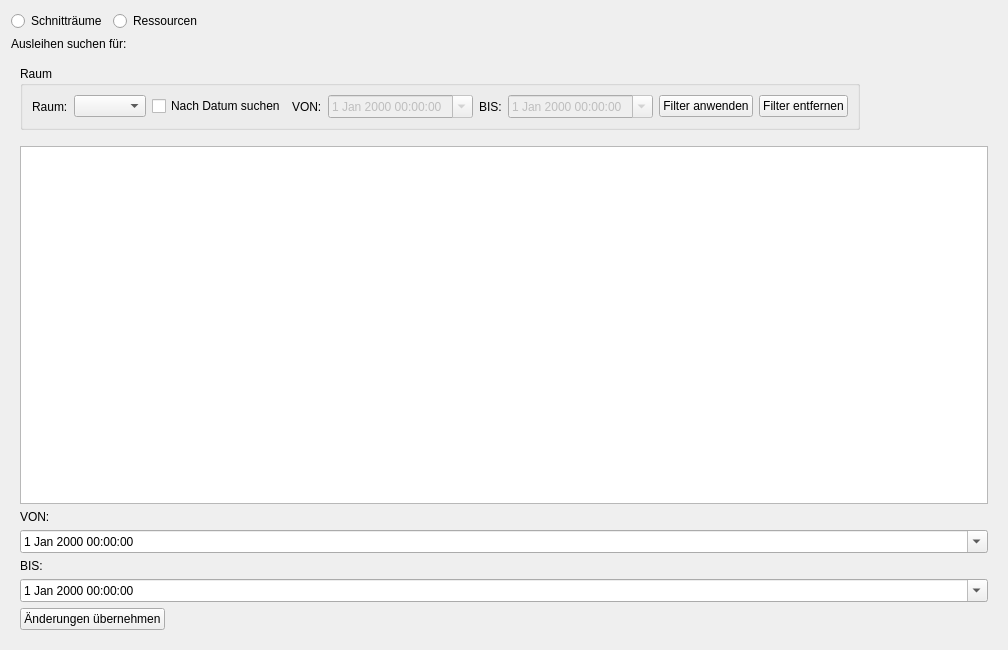
<?xml version="1.0" encoding="UTF-8"?>
<ui version="4.0">
 <class>loanmgmt</class>
 <widget class="QWidget" name="loanmgmt">
  <property name="geometry">
   <rect>
    <x>0</x>
    <y>0</y>
    <width>1008</width>
    <height>650</height>
   </rect>
  </property>
  <property name="windowTitle">
   <string>Form</string>
  </property>
  <layout class="QVBoxLayout" name="verticalLayout">
   <item>
    <layout class="QHBoxLayout" name="horizontalLayout">
     <item>
      <widget class="QRadioButton" name="radioButtonEditingRooms">
       <property name="text">
        <string>Schnitträume</string>
       </property>
      </widget>
     </item>
     <item>
      <widget class="QRadioButton" name="radioButtonResources">
       <property name="text">
        <string>Ressourcen</string>
       </property>
      </widget>
     </item>
     <item>
      <spacer name="horizontalSpacer">
       <property name="orientation">
        <enum>Qt::Horizontal</enum>
       </property>
       <property name="sizeHint" stdset="0">
        <size>
         <width>40</width>
         <height>20</height>
        </size>
       </property>
      </spacer>
     </item>
    </layout>
   </item>
   <item>
    <widget class="QLabel" name="labelSearchFor">
     <property name="text">
      <string>Ausleihen suchen für:</string>
     </property>
    </widget>
   </item>
   <item>
    <widget class="QStackedWidget" name="stackedWidget">
     <property name="currentIndex">
      <number>0</number>
     </property>
     <widget class="QWidget" name="page">
      <layout class="QVBoxLayout" name="verticalLayout_4">
       <item>
        <layout class="QVBoxLayout" name="verticalLayout_5" stretch="0">
         <property name="sizeConstraint">
          <enum>QLayout::SetDefaultConstraint</enum>
         </property>
         <property name="rightMargin">
          <number>10</number>
         </property>
         <property name="bottomMargin">
          <number>10</number>
         </property>
         <item>
          <widget class="QGroupBox" name="groupBoxSearchCriterea">
           <property name="sizePolicy">
            <sizepolicy hsizetype="Fixed" vsizetype="Fixed">
             <horstretch>0</horstretch>
             <verstretch>0</verstretch>
            </sizepolicy>
           </property>
           <property name="title">
            <string>Raum</string>
           </property>
           <layout class="QHBoxLayout" name="horizontalLayout_5">
            <item>
             <widget class="QLabel" name="labelRoom">
              <property name="text">
               <string>Raum:</string>
              </property>
             </widget>
            </item>
            <item>
             <widget class="QComboBox" name="comboBoxSearchByRooms"/>
            </item>
            <item>
             <widget class="QCheckBox" name="checkBoxSearchByDate">
              <property name="text">
               <string>Nach Datum suchen</string>
              </property>
             </widget>
            </item>
            <item>
             <widget class="QLabel" name="label">
              <property name="text">
               <string>VON:</string>
              </property>
             </widget>
            </item>
            <item>
             <widget class="QDateTimeEdit" name="dateTimeEditSearchTo">
              <property name="enabled">
               <bool>false</bool>
              </property>
              <property name="calendarPopup">
               <bool>true</bool>
              </property>
             </widget>
            </item>
            <item>
             <widget class="QLabel" name="label_2">
              <property name="text">
               <string>BIS:</string>
              </property>
             </widget>
            </item>
            <item>
             <widget class="QDateTimeEdit" name="dateTimeSearchFrom">
              <property name="enabled">
               <bool>false</bool>
              </property>
              <property name="calendarPopup">
               <bool>true</bool>
              </property>
             </widget>
            </item>
            <item>
             <widget class="QPushButton" name="buttonApplyFilter">
              <property name="text">
               <string>Filter anwenden</string>
              </property>
             </widget>
            </item>
            <item>
             <widget class="QPushButton" name="buttonClearFilter">
              <property name="text">
               <string>Filter entfernen</string>
              </property>
             </widget>
            </item>
           </layout>
          </widget>
         </item>
        </layout>
       </item>
       <item>
        <widget class="QTableView" name="tableViewRooms">
         <property name="sizePolicy">
          <sizepolicy hsizetype="Preferred" vsizetype="Preferred">
           <horstretch>0</horstretch>
           <verstretch>0</verstretch>
          </sizepolicy>
         </property>
         <property name="editTriggers">
          <set>QAbstractItemView::NoEditTriggers</set>
         </property>
         <property name="selectionMode">
          <enum>QAbstractItemView::SingleSelection</enum>
         </property>
         <property name="selectionBehavior">
          <enum>QAbstractItemView::SelectRows</enum>
         </property>
        </widget>
       </item>
       <item>
        <widget class="QLabel" name="labelStart">
         <property name="sizePolicy">
          <sizepolicy hsizetype="Fixed" vsizetype="Fixed">
           <horstretch>0</horstretch>
           <verstretch>0</verstretch>
          </sizepolicy>
         </property>
         <property name="text">
          <string>VON:</string>
         </property>
        </widget>
       </item>
       <item>
        <widget class="QDateTimeEdit" name="dateTimeEditStart">
         <property name="enabled">
          <bool>true</bool>
         </property>
         <property name="calendarPopup">
          <bool>true</bool>
         </property>
        </widget>
       </item>
       <item>
        <widget class="QLabel" name="labelEnd">
         <property name="sizePolicy">
          <sizepolicy hsizetype="Fixed" vsizetype="Fixed">
           <horstretch>0</horstretch>
           <verstretch>0</verstretch>
          </sizepolicy>
         </property>
         <property name="text">
          <string>BIS:</string>
         </property>
        </widget>
       </item>
       <item>
        <widget class="QDateTimeEdit" name="dateTimeEditEnd">
         <property name="calendarPopup">
          <bool>true</bool>
         </property>
        </widget>
       </item>
       <item>
        <widget class="QPushButton" name="buttonSubmitChangesRoom">
         <property name="sizePolicy">
          <sizepolicy hsizetype="Maximum" vsizetype="Fixed">
           <horstretch>0</horstretch>
           <verstretch>0</verstretch>
          </sizepolicy>
         </property>
         <property name="text">
          <string>Änderungen übernehmen</string>
         </property>
        </widget>
       </item>
      </layout>
     </widget>
     <widget class="QWidget" name="page_2">
      <layout class="QVBoxLayout" name="verticalLayout_3">
       <item>
        <widget class="QGroupBox" name="groupBox">
         <property name="title">
          <string>Anzeige</string>
         </property>
         <layout class="QGridLayout" name="gridLayout">
          <item row="0" column="0">
           <widget class="QCheckBox" name="checkBox">
            <property name="text">
             <string>Erledigte Anzeigen</string>
            </property>
           </widget>
          </item>
          <item row="1" column="0">
           <widget class="QLabel" name="labelSearchResource">
            <property name="text">
             <string>Suche nach Ressource:</string>
            </property>
           </widget>
          </item>
          <item row="2" column="0">
           <widget class="QLabel" name="labelSearchUser">
            <property name="text">
             <string>Suche nach Benutzer:</string>
            </property>
           </widget>
          </item>
          <item row="1" column="1">
           <widget class="QLineEdit" name="lineEditSearchResource"/>
          </item>
          <item row="2" column="1">
           <widget class="QLineEdit" name="lineEditSearchUser"/>
          </item>
         </layout>
        </widget>
       </item>
       <item>
        <layout class="QHBoxLayout" name="horizontalLayout_3">
         <item>
          <widget class="QTableView" name="tableViewAllLoans">
           <property name="editTriggers">
            <set>QAbstractItemView::NoEditTriggers</set>
           </property>
           <property name="selectionMode">
            <enum>QAbstractItemView::SingleSelection</enum>
           </property>
           <property name="selectionBehavior">
            <enum>QAbstractItemView::SelectRows</enum>
           </property>
          </widget>
         </item>
        </layout>
       </item>
       <item>
        <layout class="QHBoxLayout" name="horizontalLayout_6">
         <property name="bottomMargin">
          <number>0</number>
         </property>
         <item>
          <widget class="QLabel" name="labelExtendLoanPeriod">
           <property name="text">
            <string>Ausleihe verlängern bis:</string>
           </property>
          </widget>
         </item>
         <item>
          <widget class="QDateTimeEdit" name="dateTimeEditExtendToDateTime">
           <property name="enabled">
            <bool>false</bool>
           </property>
           <property name="calendarPopup">
            <bool>true</bool>
           </property>
          </widget>
         </item>
         <item>
          <spacer name="horizontalSpacer_5">
           <property name="orientation">
            <enum>Qt::Horizontal</enum>
           </property>
           <property name="sizeHint" stdset="0">
            <size>
             <width>40</width>
             <height>20</height>
            </size>
           </property>
          </spacer>
         </item>
         <item>
          <widget class="QPushButton" name="pushButtonExtendToDateTime">
           <property name="text">
            <string>Verlängern</string>
           </property>
          </widget>
         </item>
        </layout>
       </item>
       <item>
        <widget class="QTableView" name="tableViewAllLoanPositions">
         <property name="editTriggers">
          <set>QAbstractItemView::DoubleClicked</set>
         </property>
         <property name="selectionMode">
          <enum>QAbstractItemView::SingleSelection</enum>
         </property>
         <property name="selectionBehavior">
          <enum>QAbstractItemView::SelectRows</enum>
         </property>
        </widget>
       </item>
       <item>
        <layout class="QHBoxLayout" name="horizontalLayout_4">
         <item>
          <widget class="QCheckBox" name="checkBoxDoneWith">
           <property name="enabled">
            <bool>true</bool>
           </property>
           <property name="text">
            <string>Nur erledigt setzen (nicht alles zurück!)</string>
           </property>
          </widget>
         </item>
         <item>
          <widget class="QPushButton" name="buttonReturnAllPositions">
           <property name="text">
            <string>Alles zurück und erledigt setzen</string>
           </property>
          </widget>
         </item>
        </layout>
       </item>
       <item>
        <layout class="QHBoxLayout" name="horizontalLayout_2">
         <item>
          <spacer name="horizontalSpacer_4">
           <property name="orientation">
            <enum>Qt::Horizontal</enum>
           </property>
           <property name="sizeHint" stdset="0">
            <size>
             <width>40</width>
             <height>20</height>
            </size>
           </property>
          </spacer>
         </item>
         <item>
          <widget class="QPushButton" name="buttonPrintPdf">
           <property name="text">
            <string>PDF schreiben</string>
           </property>
          </widget>
         </item>
         <item>
          <widget class="QPushButton" name="buttonPrintPage">
           <property name="text">
            <string>Bestätigung drucken</string>
           </property>
          </widget>
         </item>
         <item>
          <spacer name="horizontalSpacer_3">
           <property name="orientation">
            <enum>Qt::Horizontal</enum>
           </property>
           <property name="sizeHint" stdset="0">
            <size>
             <width>40</width>
             <height>20</height>
            </size>
           </property>
          </spacer>
         </item>
        </layout>
       </item>
      </layout>
     </widget>
    </widget>
   </item>
  </layout>
 </widget>
 <resources/>
 <connections/>
</ui>
